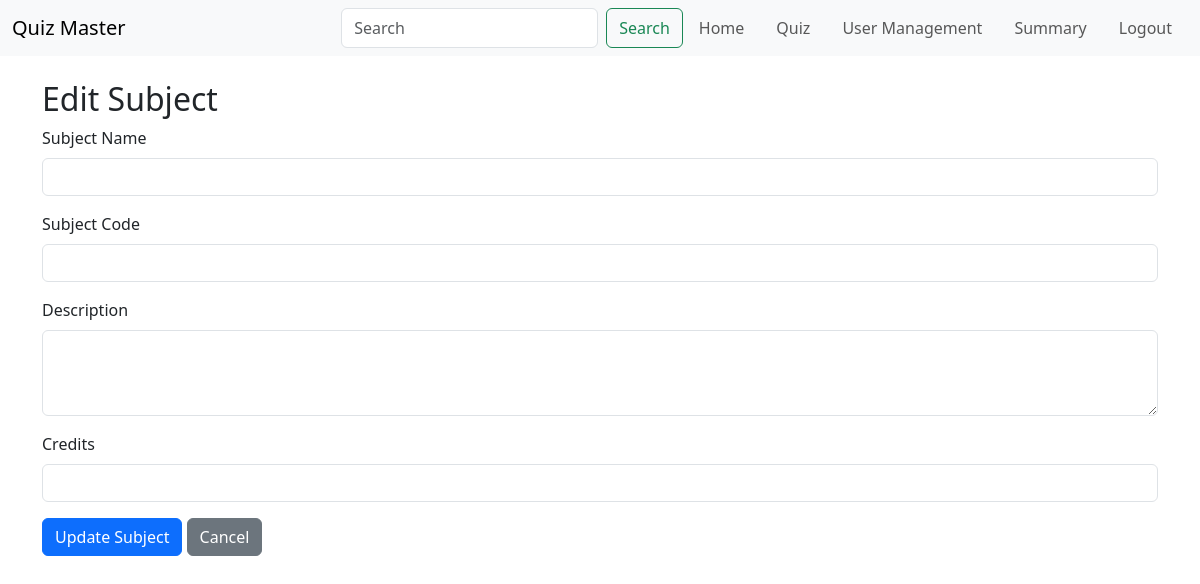
/edit_subject?subject_id=1 (signed in), run on an earlier commit of the app's database.
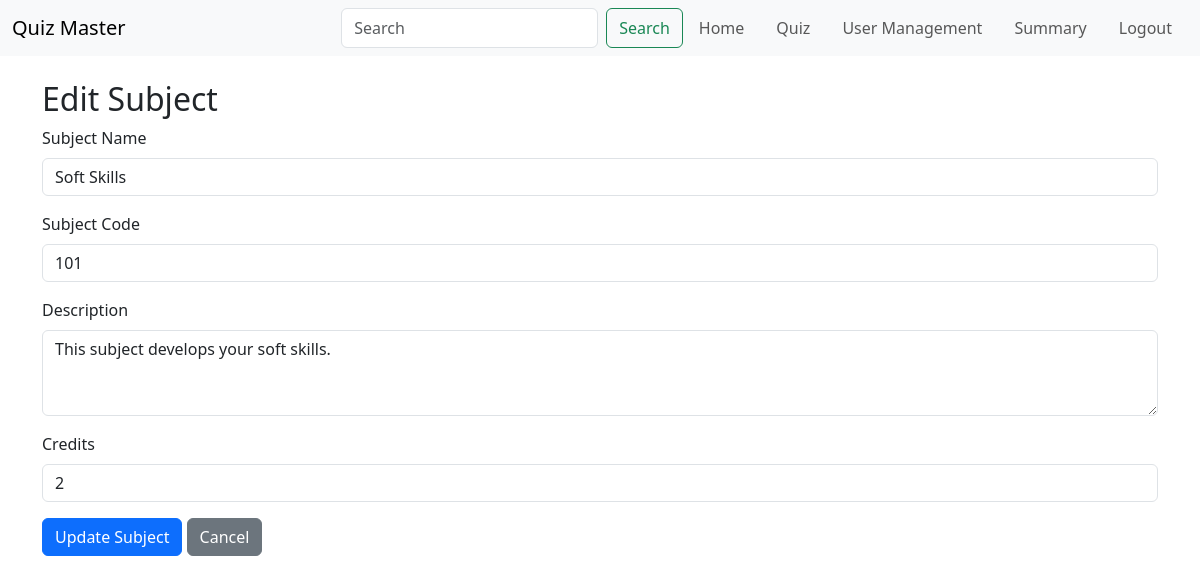
And on a later commit of the database.
### models.py (models this page shows)
class Subject(db.Model):
    __tablename__ = 'subject'
    id = db.Column(db.Integer, primary_key=True, autoincrement=True)
    subject_name = db.Column(db.String(32), unique=True, nullable=False)
    subject_code = db.Column(db.String(32), unique=True, nullable=False)
    subject_description = db.Column(db.String(512), nullable=True)
    subject_credit = db.Column(db.String(80), nullable=False)

### routes.py (the view)
@app.route('/edit_subject')
@auth_required
@admin_required
def edit_subject():
    subject_id = request.args.get('subject_id')
    subject = Subject.query.get(subject_id)
    return render_template('edit_subject.html', subject=subject)

### routes.py (called while the page is built)
def auth_required(func):
    @wraps(func)
    def inner(*args, **kwargs):
        if 'user_id' not in session:
            flash('Please login to continue')
            return redirect(url_for('login'))
        return func(*args, **kwargs)
    return inner

def admin_required(f):
    @wraps(f)
    def decorated_function(*args, **kwargs):
        if session.get('is_admin') == False:
            flash("Access Denied: Admins Only", "danger")
            return redirect(url_for('index'))  # Redirect to home if not admin
        return f(*args, **kwargs)
    return decorated_function

### templates/edit_subject.html
{% extends 'layout.html' %}
{% block content %}
<div class="container mt-4">
    <h2>Edit Subject</h2>
    <form method="POST" action="{{ url_for('edit_subject', subject_id=subject.id) }}">
        <div class="mb-3">
            <label for="subject_name" class="form-label">Subject Name</label>
            <input type="text" class="form-control" id="subject_name" name="subject_name" value="{{ subject.subject_name }}" required>
        </div>
        <div class="mb-3">
            <label for="subject_code" class="form-label">Subject Code</label>
            <input type="text" class="form-control" id="subject_code" name="subject_code" value="{{ subject.subject_code }}" required>
        </div>
        <div class="mb-3">
            <label for="subject_description" class="form-label">Description</label>
            <textarea class="form-control" id="subject_description" name="subject_description" rows="3" required>{{ subject.subject_description }}</textarea>
        </div>
        <div class="mb-3">
            <label for="subject_credit" class="form-label">Credits</label>
            <input type="number" class="form-control" id="subject_credit" name="subject_credit" value="{{ subject.subject_credit }}" required>
        </div>
        <button type="submit" class="btn btn-primary">Update Subject</button>
        <a href="{{ url_for('admin_home') }}" class="btn btn-secondary">Cancel</a>
    </form>
</div>
{% endblock %}

What changed in the data, as far as the page shows it:
added Subject: subject_name "Soft Skills", subject_code "101", subject_description "This subject develops your soft skills.", subject_credit "2"
